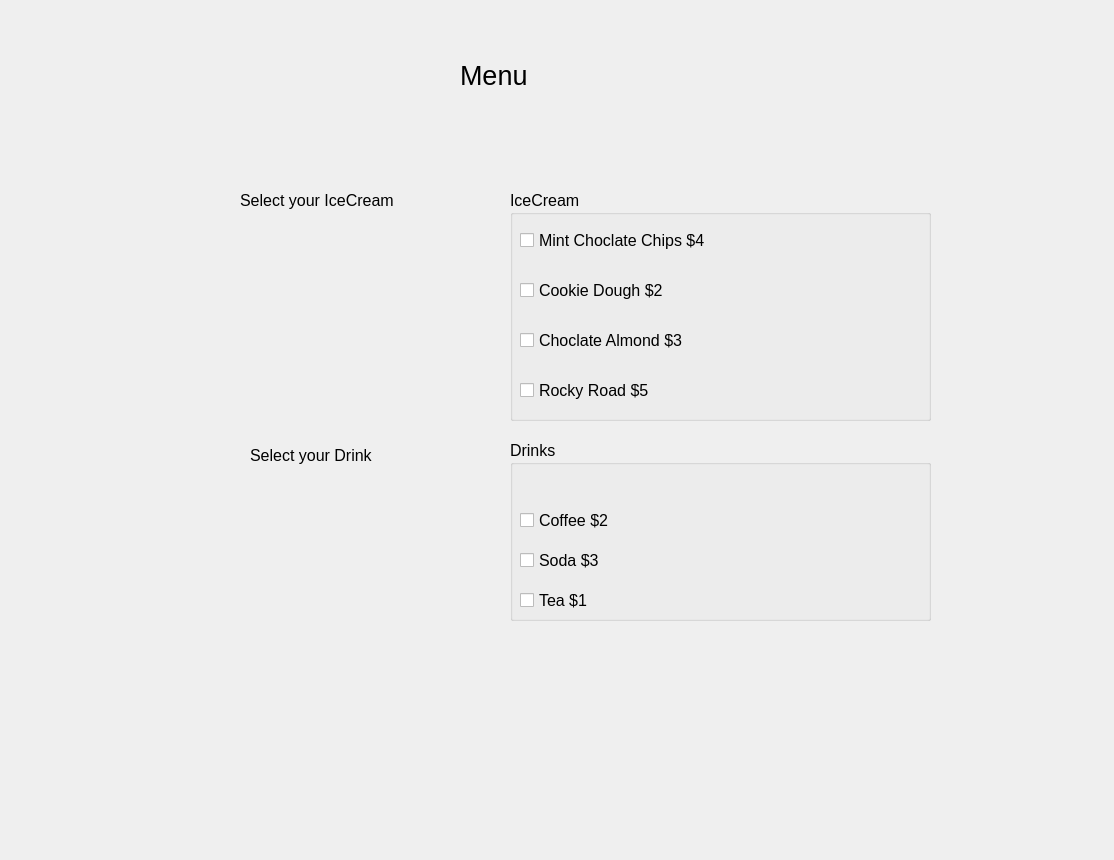
<?xml version="1.0" encoding="UTF-8"?>
<ui version="4.0">
 <class>Dialog</class>
 <widget class="QDialog" name="Dialog">
  <property name="geometry">
   <rect>
    <x>0</x>
    <y>0</y>
    <width>1114</width>
    <height>860</height>
   </rect>
  </property>
  <property name="windowTitle">
   <string>Dialog</string>
  </property>
  <widget class="QLabel" name="label">
   <property name="geometry">
    <rect>
     <x>460</x>
     <y>40</y>
     <width>91</width>
     <height>71</height>
    </rect>
   </property>
   <property name="font">
    <font>
     <pointsize>20</pointsize>
    </font>
   </property>
   <property name="text">
    <string>Menu</string>
   </property>
  </widget>
  <widget class="QLabel" name="label_2">
   <property name="geometry">
    <rect>
     <x>240</x>
     <y>150</y>
     <width>201</width>
     <height>101</height>
    </rect>
   </property>
   <property name="font">
    <font>
     <pointsize>12</pointsize>
    </font>
   </property>
   <property name="text">
    <string>Select your IceCream</string>
   </property>
  </widget>
  <widget class="QGroupBox" name="groupBoxDrinks">
   <property name="enabled">
    <bool>true</bool>
   </property>
   <property name="geometry">
    <rect>
     <x>510</x>
     <y>440</y>
     <width>421</width>
     <height>181</height>
    </rect>
   </property>
   <property name="font">
    <font>
     <pointsize>12</pointsize>
    </font>
   </property>
   <property name="title">
    <string>Drinks</string>
   </property>
   <widget class="QCheckBox" name="checkBoxCoffee">
    <property name="geometry">
     <rect>
      <x>10</x>
      <y>70</y>
      <width>381</width>
      <height>20</height>
     </rect>
    </property>
    <property name="font">
     <font>
      <pointsize>12</pointsize>
     </font>
    </property>
    <property name="text">
     <string>Coffee $2</string>
    </property>
   </widget>
   <widget class="QCheckBox" name="checkBoxSoda">
    <property name="geometry">
     <rect>
      <x>10</x>
      <y>110</y>
      <width>391</width>
      <height>20</height>
     </rect>
    </property>
    <property name="font">
     <font>
      <pointsize>12</pointsize>
     </font>
    </property>
    <property name="text">
     <string>Soda $3</string>
    </property>
   </widget>
   <widget class="QCheckBox" name="checkBoxTea">
    <property name="geometry">
     <rect>
      <x>10</x>
      <y>150</y>
      <width>401</width>
      <height>20</height>
     </rect>
    </property>
    <property name="font">
     <font>
      <pointsize>12</pointsize>
     </font>
    </property>
    <property name="text">
     <string>Tea $1</string>
    </property>
   </widget>
  </widget>
  <widget class="QGroupBox" name="groupBoxIceCreams">
   <property name="geometry">
    <rect>
     <x>510</x>
     <y>190</y>
     <width>421</width>
     <height>231</height>
    </rect>
   </property>
   <property name="font">
    <font>
     <pointsize>12</pointsize>
    </font>
   </property>
   <property name="title">
    <string>IceCream</string>
   </property>
   <widget class="QCheckBox" name="checkBoxChoclateChips">
    <property name="geometry">
     <rect>
      <x>10</x>
      <y>40</y>
      <width>351</width>
      <height>20</height>
     </rect>
    </property>
    <property name="font">
     <font>
      <pointsize>12</pointsize>
     </font>
    </property>
    <property name="text">
     <string>Mint Choclate Chips $4</string>
    </property>
   </widget>
   <widget class="QCheckBox" name="checkBoxCookieDough">
    <property name="geometry">
     <rect>
      <x>10</x>
      <y>90</y>
      <width>371</width>
      <height>20</height>
     </rect>
    </property>
    <property name="font">
     <font>
      <pointsize>12</pointsize>
     </font>
    </property>
    <property name="text">
     <string>Cookie Dough $2</string>
    </property>
   </widget>
   <widget class="QCheckBox" name="checkBoxChoclateAlmond">
    <property name="geometry">
     <rect>
      <x>10</x>
      <y>140</y>
      <width>371</width>
      <height>20</height>
     </rect>
    </property>
    <property name="font">
     <font>
      <pointsize>12</pointsize>
     </font>
    </property>
    <property name="text">
     <string>Choclate Almond $3</string>
    </property>
   </widget>
   <widget class="QCheckBox" name="checkBoxRockyRoad">
    <property name="geometry">
     <rect>
      <x>10</x>
      <y>190</y>
      <width>381</width>
      <height>20</height>
     </rect>
    </property>
    <property name="font">
     <font>
      <pointsize>12</pointsize>
     </font>
    </property>
    <property name="text">
     <string>Rocky Road $5</string>
    </property>
   </widget>
  </widget>
  <widget class="QLabel" name="label_3">
   <property name="geometry">
    <rect>
     <x>250</x>
     <y>420</y>
     <width>161</width>
     <height>71</height>
    </rect>
   </property>
   <property name="font">
    <font>
     <pointsize>12</pointsize>
    </font>
   </property>
   <property name="text">
    <string>Select your Drink</string>
   </property>
  </widget>
  <widget class="QLabel" name="labelAmount">
   <property name="geometry">
    <rect>
     <x>30</x>
     <y>660</y>
     <width>1071</width>
     <height>141</height>
    </rect>
   </property>
   <property name="font">
    <font>
     <pointsize>12</pointsize>
    </font>
   </property>
   <property name="text">
    <string/>
   </property>
  </widget>
 </widget>
 <resources/>
 <connections/>
</ui>
